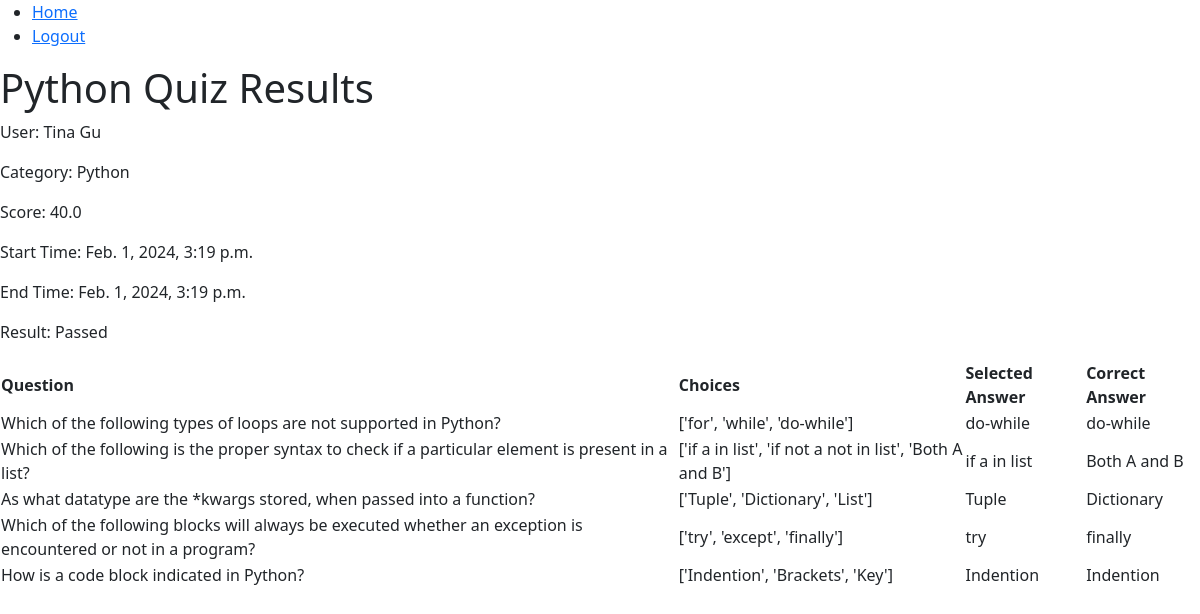
Page /result/16/ (signed in) on the committed database.
### apps/web/models.py (models this page shows, shortened)
class Quiz(models.Model):
    user = models.ForeignKey(settings.AUTH_USER_MODEL, on_delete=models.CASCADE, related_name="quizzes_user")
    category = models.ForeignKey(Category, on_delete=models.CASCADE, related_name="quizzes_cat")
    name = models.CharField(max_length=255)
    time_start = models.DateTimeField(default=timezone.now)
    time_end = models.DateTimeField(null=True, blank=True)
    STATUS_CHOICES = (
        ('ongoing', 'Ongoing'),
        ('completed', 'Completed'),
    )
    status = models.CharField(max_length=10, choices=STATUS_CHOICES, default='ongoing')
    def get_score(self):
        correct_answers_count = self.quiz_questions_quiz.filter(user_choice__is_correct=True).count()
        return correct_answers_count
    def get_result(self):
        score = self.get_score()
        return 'Passed' if score >= 3 else 'Failed'

class CustomUser(AbstractUser):
    phone = models.CharField(max_length=20, blank=True, null=True)
    class Meta:
        db_table = 'custom_user'
    groups = models.ManyToManyField(
        'auth.Group',
        verbose_name='groups',
        blank=True,
        help_text='The groups this user belongs to. A user will get all permissions granted to each of their groups.',
        related_name="custom_user_set",
        related_query_name="custom_user",
    )
    user_permissions = models.ManyToManyField(
        'auth.Permission',
        verbose_name='user permissions',
        blank=True,
        help_text='Specific permissions for this user.',
        related_name="custom_user_set",
        related_query_name="custom_user",
    )

class Category(models.Model):
    name = models.CharField(max_length=50)
    is_active = models.BooleanField(default=True)
    def __str__(self):
        return self.name

class Question(models.Model):
    category = models.ForeignKey(Category, on_delete=models.CASCADE, related_name="questions_cat")
    description = models.CharField(max_length=255)
    is_active = models.BooleanField(default=True)
    def get_correct_answer(self):
        return self.choices_que.filter(is_correct=True).first()

class Choice(models.Model):
    question = models.ForeignKey(Question, on_delete=models.CASCADE, related_name="choices_que")
    description = models.CharField(max_length=255)
    is_correct = models.BooleanField()
    is_active = models.BooleanField(default=True)

### apps/web/views.py (the view)
# urls.py: path('result/<int:pk>/', QuizResultView.as_view(), name='quiz_result'),
class QuizResultView(LoginRequiredMixin, DetailView):
    model = Quiz
    template_name = 'quiz_result.html'
    context_object_name = 'quiz'
    def get_context_data(self, **kwargs):
        context = super().get_context_data(**kwargs)
        quiz = context['quiz']
        duration = quiz.time_end - quiz.time_start
        quiz_questions = QuizQuestion.objects.filter(quiz=quiz)
        correct_count = quiz_questions.filter(user_choice__is_correct=True).count()
        context['score'] = round(quiz.get_score() / 5, 2) * 100
        context['category'] = quiz.category
        context['passed'] = quiz.get_result()
        context['results'] = [
            {
                'question': qq.question.description,
                'selected_choice': qq.user_choice.description if qq.user_choice else None,
                'correct_choice': qq.question.get_correct_answer().description,
                'all_choices': [choice.description for choice in qq.question.choices_que.all()]
            }
            for qq in quiz_questions
        ]
        return context

### apps/web/templates/quiz_result.html
{% extends 'base.html' %}
{% load crispy_forms_tags %}
{% block content %}
    <h1>{{ quiz.name }} Results</h1>
    <p>User: {{ quiz.user.get_full_name }}</p>
    <p>Category: {{ category }}</p>
    <p>Score: {{ score }}</p>
    <p>Start Time: {{ quiz.time_start }}</p>
    <p>End Time: {{ quiz.time_end }}</p>
    {% if passed %}
      <p>Result: Passed</p>
    {% else %}
      <p>Result: Failed</p>
{% endif %}
<table>
    <thead>
        <tr>
            <th>Question</th>
            <th>Choices</th>
            <th>Selected Answer</th>
            <th>Correct Answer</th>
        </tr>
    </thead>
    <tbody>
        {% for result in results %}
            <tr>
                <td>{{ result.question }}</td>
                <td> {{ result.all_choices }}</td>
                <td>{{ result.selected_choice }}</td>
                <td>{{ result.correct_choice }}</td>
            </tr>
        {% endfor %}
    </tbody>
</table>
{% endblock %}

### rows in the picture
Quiz: name "Python Quiz", user.get_full_name "Tina Gu", time_start "Feb. 1, 2024, 3:19 p.m.", time_end "Feb. 1, 2024, 3:19 p.m."
Category: name "Python"
Question: question "Which of the following types of loops are not supported in Python?"
Choice: selected_choice "do-while", correct_choice "do-while"
Question: question "Which of the following is the proper syntax to check if a particular element is present in a list?"
Choice: selected_choice "if a in list"
Choice: correct_choice "Both A and B"
Question: question "As what datatype are the *kwargs stored, when passed into a function?"
Choice: selected_choice "Tuple"
Choice: correct_choice "Dictionary"
Question: question "Which of the following blocks will always be executed whether an exception is encountered or not in a program?"
Choice: selected_choice "try"
Choice: correct_choice "finally"
Question: question "How is a code block indicated in Python?"
Choice: selected_choice "Indention", correct_choice "Indention"

### other values in the picture
{{ score }} "40.0"
{{ result.all_choices }} "['for', 'while', 'do-while']" "['if a in list', 'if not a not in list', 'Both A and B']" "['Tuple', 'Dictionary', 'List']" "['try', 'except', 'finally']" "['Indention', 'Brackets', 'Key']"
